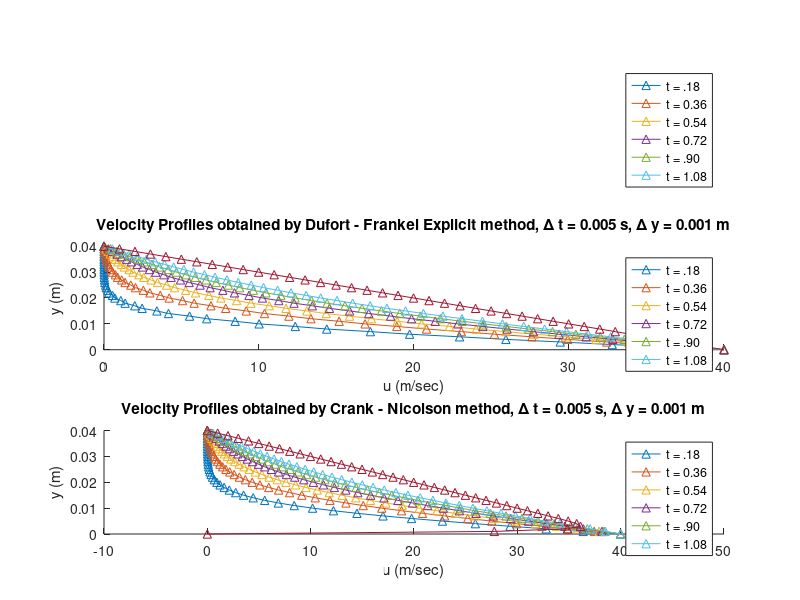

Recreate this plot in MATLAB.
% Leander Tenbarge
% Chapter 3: Parabolic PDE's, Hoffman's Numerical Methods


clear all

% Input:
height = .040; % m
time = 5;    % sec
dy = 0.001;    % m
dt = 0.005;    % sec
nu = 0.000217; % m^2/s
Uo = 40;       % m/s 
r = nu*dt/dy^2;

% Generating spacial and temporal domain
y = 0:dy:height;                    % Spatial domain from 0 to height with step dx
t = 0:dt:time;                      % Temporal domain from 0 to 1 second with step dt
Uftcs = zeros(length(y),length(t)); % FTCS explicit solution
Udf = zeros(length(y),length(t));   % Dufort - Frankel method
Ucn = zeros(length(y),length(t));   % Crank-Nicholson implicit
Ul = zeros(length(y),length(t));    % Laasonen method



% FTCS explicit method:
for j = 2:length(t) % Looping over the temporal domain:
    Uftcs(1,:) = Uo;      % U(y = 0) = Uo
    Uftcs(end,:) = 0;     % U(y = h) = 0 

    for i = 2:length(y)-1 % Looping over the spacial domain
        Uftcs(i,j) = Uftcs(i,j-1) + ((nu*dt)/(dy^2))*(Uftcs(i+1,j-1) - 2*Uftcs(i,j-1) + Uftcs(i-1,j-1));
    end
end



% Dufort - Frankel method:
for j = 2:length(t) % Looping over the temporal domain:
    Udf(1,:) = Uo;      % U(y = 0) = Uo
    Udf(end,:) = 0;     % U(y = h) = 0 

    for i = 2:length(y)-1 % Looping over the spacial domain
        Udf(i,j+1) = ((1 - 2*r)*Udf(i,j-1) + 2*r*(Udf(i+1,j) + Udf(i-1,j)))/(1 + 2*r);
    end
end


% Crank - Nicholson:
% Contructing the A & B matricies:
A = zeros(length(y), length(y)); 
B = zeros(length(Ucn(:,1)), length(Ucn(1,:))-1); 
A(1,1) = 1; 
A(end,end) = 1;

for i = 2:length(Udf(:,1))-1
    for j = 2:length(Udf(:,1))-1
        if i ==j
            A(i,j-1) = -r;
            A(i,j) = 2*(1+r);
            A(i,j+1) = -r;
        end 
    end
end

B(1,:) = Uo;
B(end,:) = 0;

for j = 2:length(Ucn(1,:)) 
    for i = 2:length(Ucn(:,1)) - 1
        B(i,j) = r*Ucn(i-1,j-1) + 2 * (1 - r)*Ucn(i,j-1) + r*Ucn(i+1,j-1);
    end 
    Ucn(:,j) = A \ B(:,j);
end











% FTCS explicit plotting:
subplot(3,1,1)
hold on 
for i = [find(t == .18),find(t == 0.36),find(t == .54),find(t == .72),find(t == .90),find(t == 1.08),find(t == 5)]
    plot(Uftcs(:,i),y,'^-')
end
title(sprintf('Velocity Profiles obtained by FTCS Explicit method, \\Delta t = %.3f s, \\Delta y = %.3f m', dt, dy))
legend('t = .18', 't = 0.36', 't = 0.54', 't = 0.72', 't = .90', 't = 1.08' )
xlabel('u (m/sec)')
ylabel('y (m)')
hold off
 
% Dufort - Frankel explicit plotting:
subplot(3,1,2)
hold on 
for i = [find(t == .18),find(t == 0.36),find(t == .54),find(t == .72),find(t == .90),find(t == 1.08),find(t == 5)]
    plot(Udf(:,i),y,'^-')
end
title(sprintf('Velocity Profiles obtained by Dufort - Frankel Explicit method, \\Delta t = %.3f s, \\Delta y = %.3f m', dt, dy))
legend('t = .18', 't = 0.36', 't = 0.54', 't = 0.72', 't = .90', 't = 1.08' )
xlabel('u (m/sec)')
ylabel('y (m)')
hold off
 
% Crank - Nicholson Plotting
subplot(3,1,3)
hold on 
for i = [find(t == .18),find(t == 0.36),find(t == .54),find(t == .72),find(t == .90),find(t == 1.08),find(t == 5)]
    plot(Ucn(:,i),y,'^-')
end
title(sprintf('Velocity Profiles obtained by Crank - Nicolson method, \\Delta t = %.3f s, \\Delta y = %.3f m', dt, dy))
legend('t = .18', 't = 0.36', 't = 0.54', 't = 0.72', 't = .90', 't = 1.08' )
xlabel('u (m/sec)')
ylabel('y (m)')
hold off



